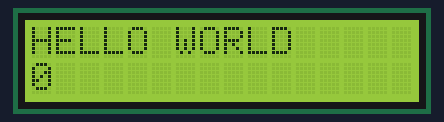
A sketch run on a simulated Arduino Mega 2560, built with avr-gcc and run on an emulated ATmega2560. Parts: 16×2 character LCD.

Above: at 0.1 s.
At 4.1 s:
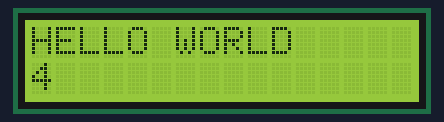
At 9.1 s:
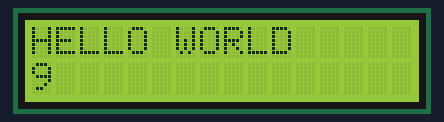
At 19.1 s:
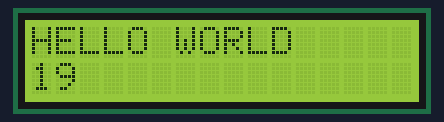
At 29.1 s:
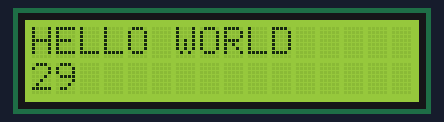
At 39.1 s:
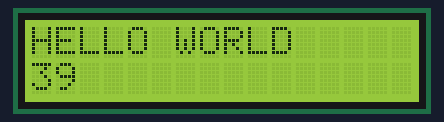

The sketch:

HelloWorld_+_timer.ino
```cpp
// include the library code:
#include <LiquidCrystal.h>

// initialize the library with the numbers of the interface pins
LiquidCrystal lcd(19, 23, 18, 17, 16, 15);

void setup() {
  // set up the LCD's number of columns and rows:
  lcd.begin(16, 2);
  // Print a message to the LCD.
  lcd.print("HELLO WORLD");
}

void loop() {
  // set the cursor to column 0, line 1
  // (note: line 1 is the second row, since counting begins with 0):
  lcd.setCursor(0, 1);
  // print the number of seconds since reset:
  lcd.print(millis() / 1000);
}
```

Measured:
- what the display in image 1 shows lasts 1.0 s, from 4.0 s to 5.0 s
